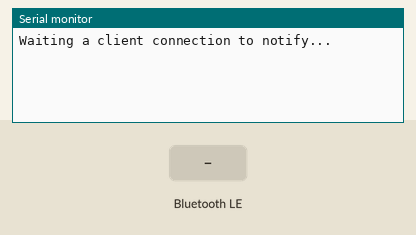
Recording of a sketch running on a simulated ESP32. Parts: the last lines printed to the serial monitor. The inputs (shaded band) are chosen by the test bench. Nothing arrives over Bluetooth unless stated; a phone connects over Bluetooth LE 3 s after start.

Above: at 1.2 s.
1.3 s: Bluetooth LE write "1" received
At 2.4 s:
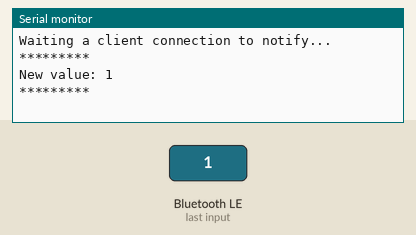
2.8 s: Bluetooth LE write "0" received
At 2.98 s:
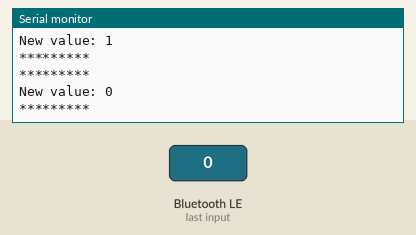
5.5 s: Bluetooth LE write "2" received
At 5.83 s:
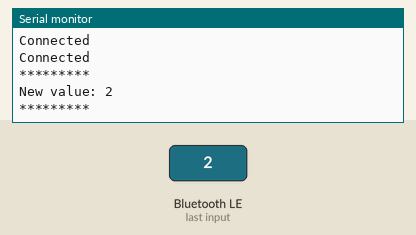

The sketch:

test_ble.ino
```cpp
/*
  Based on Neil Kolban example for IDF: https://github.com/nkolban/esp32-snippets/blob/master/cpp_utils/tests/BLE%20Tests/SampleNotify.cpp
  Ported to Arduino ESP32 by Evandro Copercini
  updated by chegewara and MoThunderz
*/
#include <BLEDevice.h>
#include <BLEServer.h>
#include <BLEUtils.h>
#include <BLE2902.h>

BLEServer* pServer = NULL;
BLECharacteristic* pCharacteristic = NULL;
BLEDescriptor *pDescr;
BLE2902 *pBLE2902;

bool deviceConnected = false;
bool oldDeviceConnected = false;
uint32_t value = 60;

// See the following for generating UUIDs:
// https://www.uuidgenerator.net/

#define SERVICE_UUID        "4fafc201-1fb5-459e-8fcc-c5c9c331914b"
#define CHARACTERISTIC_UUID "beb5483e-36e1-4688-b7f5-ea07361b26a8"

class MyServerCallbacks: public BLEServerCallbacks {
    void onConnect(BLEServer* pServer) {
      deviceConnected = true;
    };

    void onDisconnect(BLEServer* pServer) {
      deviceConnected = false;
    }
};

class MyCallbacks: public BLECharacteristicCallbacks {
    void onWrite(BLECharacteristic *pCharacteristic) {
      std::string value = pCharacteristic->getValue();

      if (value.length() > 0) {
        Serial.println("*********");
        Serial.print("New value: ");
        for (int i = 0; i < value.length(); i++)
          Serial.print(value[i]);

        Serial.println();
        Serial.println("*********");
      }
    }
};

void setup() {
  Serial.begin(115200);

  // Create the BLE Device
  BLEDevice::init("ESP32");
  // Create the BLE Server
  pServer = BLEDevice::createServer();
  pServer->setCallbacks(new MyServerCallbacks());

  // Create the BLE Service
  BLEService *pService = pServer->createService(SERVICE_UUID);

  // Create a BLE Characteristic
  pCharacteristic = pService->createCharacteristic(
                      CHARACTERISTIC_UUID,
                      BLECharacteristic::PROPERTY_NOTIFY |
                      BLECharacteristic::PROPERTY_READ |
                      BLECharacteristic::PROPERTY_WRITE
                    );

  // Define the callbacks
  //pCharacteristic->setCallbacks(new MyServerCallbacks());

  // Create a BLE Descriptor
  pDescr = new BLEDescriptor((uint16_t)0x2901);
  pDescr->setValue("A very interesting variable");
  pCharacteristic->addDescriptor(pDescr);

  pBLE2902 = new BLE2902();
  pBLE2902->setNotifications(true);
  pCharacteristic->addDescriptor(pBLE2902);

  pCharacteristic->setCallbacks(new MyCallbacks());
  // Start the service
  pService->start();

  // Start advertising
  BLEAdvertising *pAdvertising = BLEDevice::getAdvertising();
  pAdvertising->addServiceUUID(SERVICE_UUID);
  pAdvertising->setScanResponse(false);
  pAdvertising->setMinPreferred(0x0);  // set value to 0x00 to not advertise this parameter
  BLEDevice::startAdvertising();
  Serial.println("Waiting a client connection to notify...");
}

void loop() {
    // notify changed value
    if (deviceConnected) {
        Serial.println("Connected");
        pCharacteristic->setValue(value);
        pCharacteristic->notify();
        value++;
        delay(1000);
    }
    // disconnecting
    if (!deviceConnected && oldDeviceConnected) {
        delay(500); // give the bluetooth stack the chance to get things ready
        pServer->startAdvertising(); // restart advertising
        Serial.println("start advertising");
        oldDeviceConnected = deviceConnected;
    }
    // connecting
    if (deviceConnected && !oldDeviceConnected) {
        // do stuff here on connecting
        oldDeviceConnected = deviceConnected;
    }
}
```

Measured:
- after the input at 1.3 s, the serial monitor: prints a new line after 0.05 s (image 1)
- after the input at 2.8 s, the serial monitor: prints a new line after 0.05 s (image 2)
- after the input at 5.5 s, the serial monitor: prints a new line after 0.05 s (image 3)
